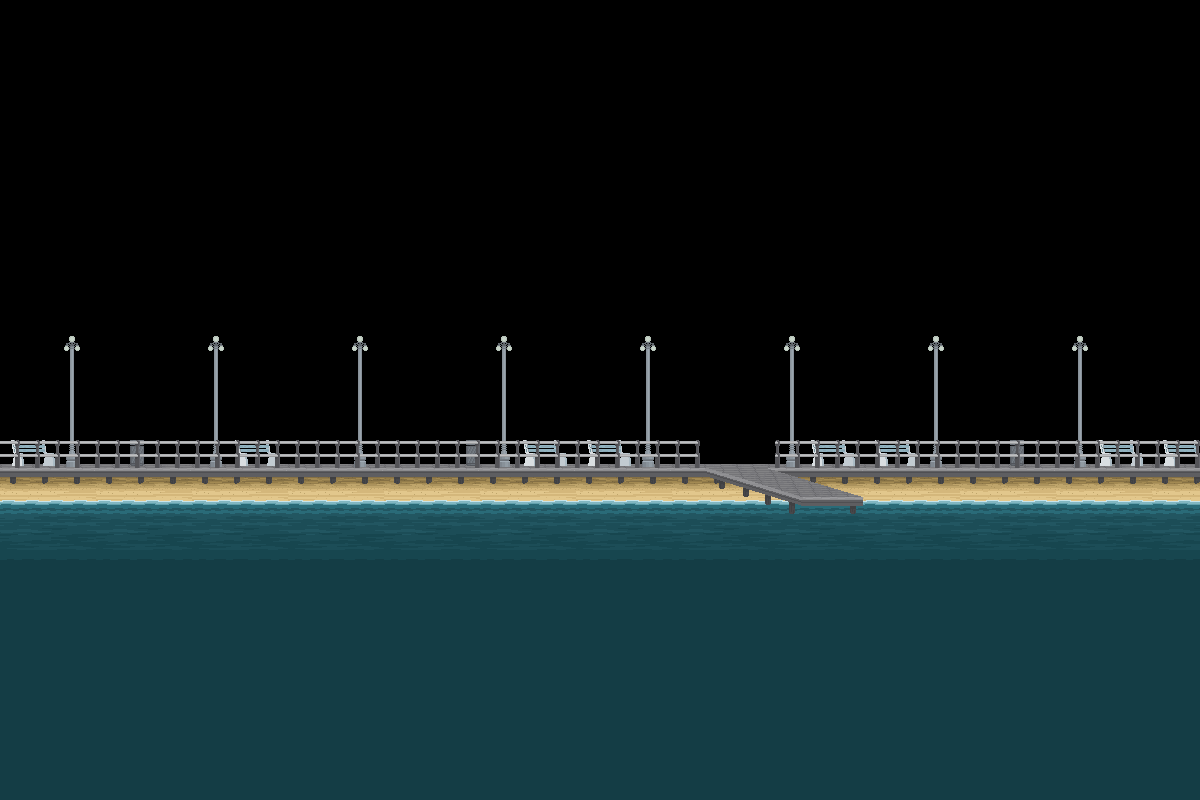

A 2D game scene composited from a Tiled map and its tileset images. What follows is a short description and the map's XML, with each tile layer's data collapsed to a summary:
An orthogonal 75x50 tile map with 16x16 px tiles, 5 tile layers (bg1, bg2, ground, objects, ...) and 4 objects (2x room1_1).

<map version="1.0" orientation="orthogonal" renderorder="right-down" width="75" height="50" tilewidth="16" tileheight="16" nextobjectid="6">
 <properties>
  <property name="ambient" value="DAYNIGHT" />
  <property name="bg" value="main" />
  <property name="bgm day" value="Misdirection" />
  <property name="bgm night" value="Midnight Waves" />
  <property name="name" value="Boardwalk" />
  <property name="next" value="Warehouse" />
  <property name="previous" value="Hero HQ" />
 </properties>
 <tileset firstgid="1" name="tileset" tilewidth="16" tileheight="16" tilecount="3096">
  <image source="tilesets/beach.png" width="1152" height="691" />
  <tile id="10">
   <properties>
    <property name="light" value="boardwalk" />
   </properties>
  </tile>
 </tileset>
 <layer name="bg1" width="75" height="50">
  <data>[3750 cells, 111 non-empty, 18 distinct tile ids]</data>
 </layer>
 <layer name="bg2" width="75" height="50">
  <data>[3750 cells, 1425 non-empty, 30 distinct tile ids]</data>
 </layer>
 <layer name="ground" width="75" height="50">
  <data>[3750 cells, 170 non-empty, 49 distinct tile ids]</data>
 </layer>
 <layer name="objects" width="75" height="50">
  <data>[3750 cells, 174 non-empty, 22 distinct tile ids]</data>
 </layer>
 <layer name="fg" width="75" height="50">
  <data>[3750 cells, 213 non-empty, 21 distinct tile ids]</data>
 </layer>
 <objectgroup name="entities">
  <object id="1" name="room1_1" x="312" y="392" width="37" height="73">
   <properties>
    <property name="ID" value="2" />
    <property name="next" value="Business District" />
    <property name="nextWarp" value="1" />
    <property name="warp" value="" />
   </properties>
  </object>
  <object id="2" x="604" y="448" width="16" height="16">
   <properties>
    <property name="spawn" value="" />
   </properties>
  </object>
  <object id="3" name="room1_1" x="716" y="392" width="37" height="73">
   <properties>
    <property name="ID" value="3" />
    <property name="next" value="Pier" />
    <property name="nextWarp" value="0" />
    <property name="warp" value="" />
   </properties>
  </object>
  <object id="5" x="448" y="448" width="16" height="16">
   <properties>
    <property name="ID" value="140" />
    <property name="NPC" value="bballer" />
    <property name="attackScript" value="onAttacked" />
    <property name="layer" value="back" />
    <property name="name" value="Prince of Nigeria" />
    <property name="script" value="princeRandom" />
    <property name="state" value="STATIONARY" />
   </properties>
  </object>
 </objectgroup>
</map>
